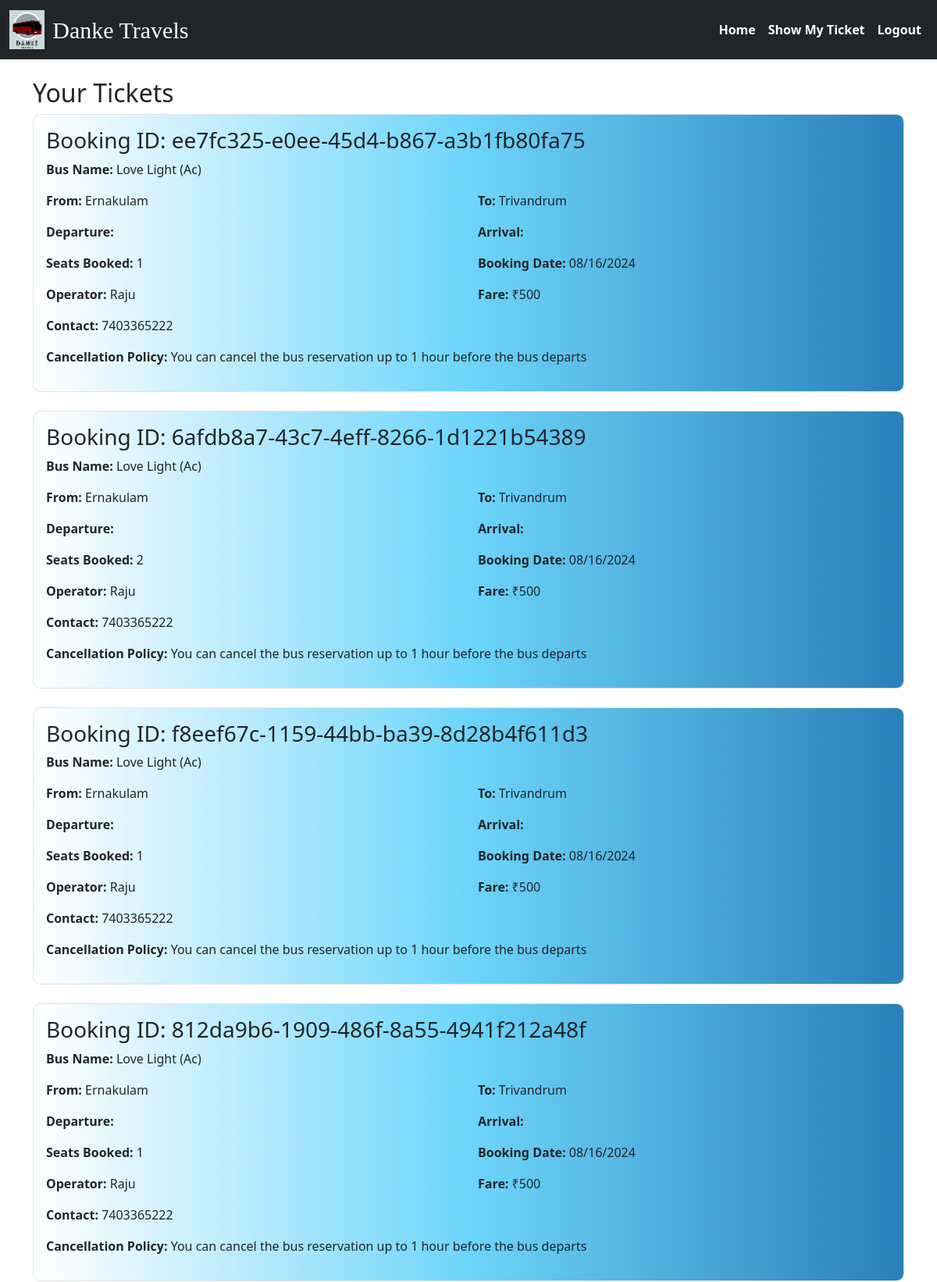
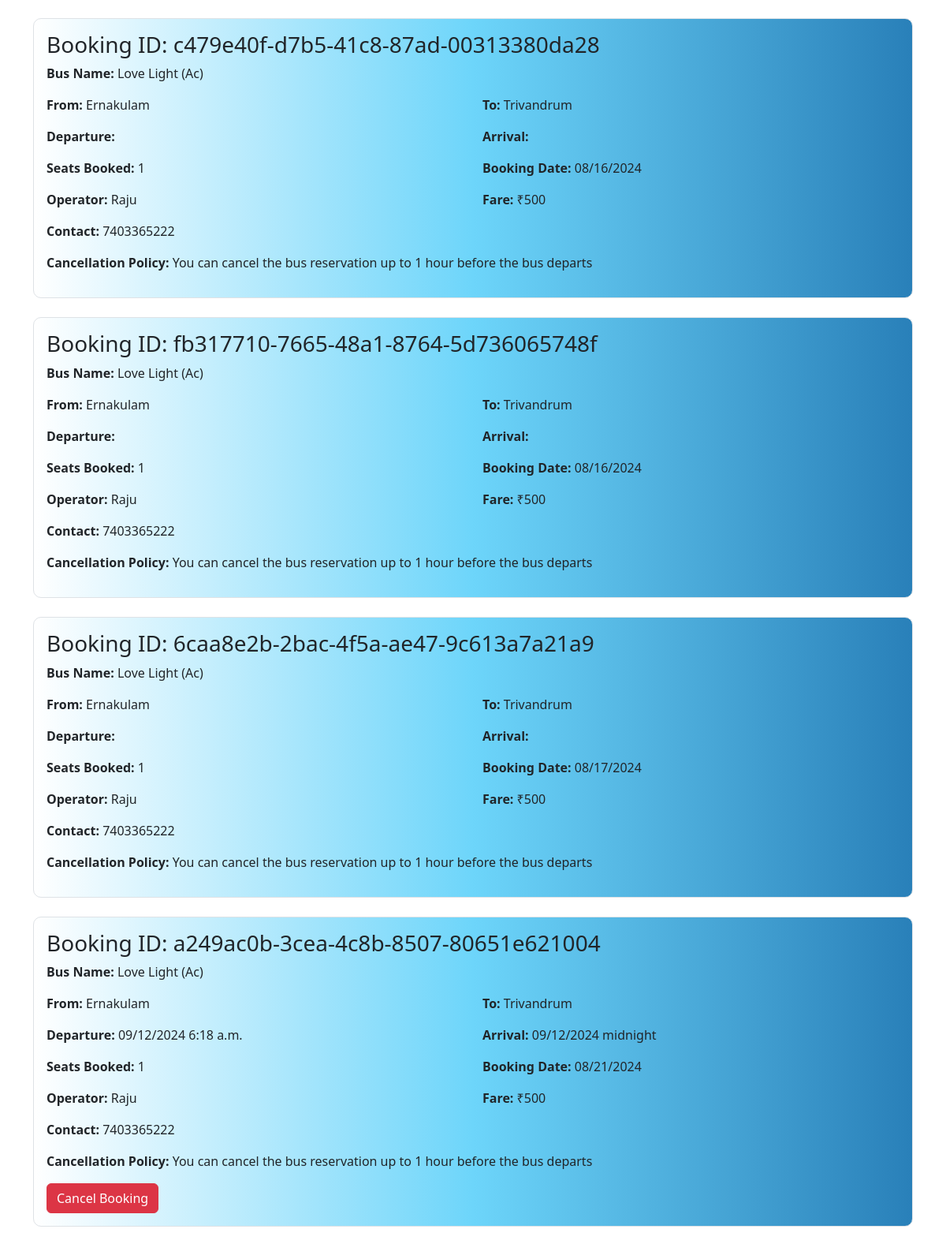
Screenshot of /show-my-ticket/ (signed in, upper part) with the database file from the repository (2 pictures, top to bottom).
### Bus/models.py (models this page shows, shortened)
class Booking(models.Model):
    booking_id = models.UUIDField(primary_key=True, default=uuid.uuid4, editable=False)
    bus = models.ForeignKey(Bus, on_delete=models.CASCADE)
    booking_date = models.DateField()
    seats = models.PositiveIntegerField()
    starting_time = models.DateTimeField(null=True)
    arrival_time = models.DateTimeField(null=True)
    user = models.ForeignKey(CustomUser, on_delete=models.CASCADE)

class Bus(models.Model):
    bus_id = models.UUIDField(primary_key=True, default=uuid.uuid4, editable=False)
    bus_name = models.CharField(max_length=100)
    source = models.ForeignKey(Place, on_delete=models.CASCADE, related_name="source")
    destination = models.ForeignKey(
        Place, on_delete=models.CASCADE, related_name="destination"
    )
    bus_type = models.CharField(max_length=100)
    fare = models.PositiveIntegerField()
    starting_time = models.DateTimeField()
    arrival_time = models.DateTimeField()
    seats = models.PositiveIntegerField()
    is_available = models.BooleanField(default=True)
    bus_Operator = models.ForeignKey(BusOperator, on_delete=models.CASCADE)
    cancel_policy = models.CharField(max_length=100)

class Place(models.Model):
    place_id = models.UUIDField(primary_key=True, default=uuid.uuid4, editable=False)
    place_name = models.CharField(max_length=100)

class BusOperator(models.Model):
    operator_id = models.UUIDField(primary_key=True, default=uuid.uuid4, editable=False)
    operator_name = models.CharField(max_length=100)
    operator_contact = models.PositiveIntegerField()

### Bus/bus.py (the view)
# urls.py: path("show-my-ticket/", show_my_ticket, name="show_my_ticket"),
def show_my_ticket(request):
    user_id = request.session.get("user_id")
    if not user_id:
        return redirect("login")
    ratings_prefetch = Prefetch('rating_set', queryset=Rating.objects.select_related('bus'))
    bookings = Booking.objects.select_related(
        "bus", "bus__source", "bus__destination", "bus__bus_Operator"
    ).prefetch_related(ratings_prefetch).filter(user_id=user_id)
    bookings_array = []
    for booking in bookings:
        if 'rating_set' in booking._prefetched_objects_cache:
            ratings = booking._prefetched_objects_cache['rating_set']
            for rating in ratings:
                booking.rating = rating.rating_value
                booking.review = rating.review
        bookings_array.append(booking)
        now = timezone.now()
        rating_choices = Rating.RATING_CHOICES
    return render(
        request,
        "show_my_ticket.html",
        {"bookings": bookings_array, "now": now, "rating_choices": rating_choices, },
    )

### templates/show_my_ticket.html (shortened to what this page needs)
{% extends 'base.html' %}
{% block content %}
<div class="container mt-4">
    <h2>Your Tickets</h2>
    {% if bookings %}
    {% for booking in bookings %}
    <div class="ticket border p-3 mb-4" style="background: #2980B9;  /* fallback for old browsers */
    background: -webkit-linear-gradient(to right, #FFFFFF, #6DD5FA, #2980B9);  /* Chrome 10-25, Safari 5.1-6 */
    background: linear-gradient(to right, #FFFFFF, #6DD5FA, #2980B9); /* W3C, IE 10+/ Edge, Firefox 16+, Chrome 26+, Opera 12+, Safari 7+ */
    ; border-radius:10px; border-style: solid;">
        <h3>Booking ID: {{ booking.booking_id }}</h3>
        <p><strong>Bus Name:</strong> {{ booking.bus.bus_name }} ({{ booking.bus.bus_type }})</p>
        <div class="row">
            <div class="col-md-6">
                <p><strong>From:</strong> {{ booking.bus.source.place_name }}</p>
            </div>
            <div class="col-md-6">
                <p><strong>To:</strong> {{ booking.bus.destination.place_name }}</p>
            </div>
        </div>
        <div class="row">
            <div class="col-md-6">
                <p><strong>Departure:</strong> {{ booking.starting_time|date:"SHORT_DATETIME_FORMAT" }}</p>
            </div>
            <div class="col-md-6">
                <p><strong>Arrival:</strong> {{ booking.arrival_time|date:"SHORT_DATETIME_FORMAT" }}</p>
            </div>
        </div>
        <div class="row">
            <div class="col-md-6">
                <p><strong>Seats Booked:</strong> {{ booking.seats }}</p>
            </div>
            <div class="col-md-6">
                <p><strong>Booking Date:</strong> {{ booking.booking_date|date:"SHORT_DATE_FORMAT" }}</p>
            </div>
        </div>
        <div class="row">
            <div class="col-md-6">
                <p><strong>Operator:</strong> {{ booking.bus.bus_Operator.operator_name }}</p>
                <p><strong>Contact:</strong> {{ booking.bus.bus_Operator.operator_contact }}</p>
            </div>
            <div class="col-md-6 text-right">
                <p><strong>Fare:</strong> ₹{{ booking.bus.fare }}</p>
            </div>
        </div>
        <p><strong>Cancellation Policy:</strong> {{ booking.bus.cancel_policy }}</p>
        {% if booking.starting_time > now %}
        <form action="{% url 'cancel_booking' booking.booking_id %}" method="post" onsubmit="return confirmCancellation();">
            <button type="submit" class="btn btn-danger">Cancel Booking</button>
        </form>
        {% endif %}
    </div>
    {% endfor %}
    {% else %}
    <p>You have no bookings.</p>
    {% endif %}
</div>
{% endblock %}

### templates/base.html (shortened to what this page needs)
{% load static %}
<!DOCTYPE html>
<html lang="en">
<head>
    <link href="https://cdn.jsdelivr.net/npm/bootstrap@5.3.3/dist/css/bootstrap.min.css" rel="stylesheet">
</head>
<body>
    <header>
        <nav class="navbar navbar-expand-lg navbar-dark bg-dark">
            <div class="container-fluid">
                <a class="navbar-brand" href="{% url 'home' %}" style="font-size: 30px; font-family: 'Brush Script MT', cursive;">
                    <img src="{% static 'images/brs.png' %}" alt="Logo">
                     Danke Travels
                </a>
                <div class="collapse navbar-collapse justify-content-end" id="navbarNavAltMarkup">
                    <div class="navbar-nav">
                        <a class="nav-link active" aria-current="page" href="{% url 'home' %}">Home</a>
                        {% if request.session.user_id %}
                        <a class="nav-link active" href="{% url 'show_my_ticket' %}">Show My Ticket</a>
                        <a class="nav-link active" href="{% url 'logout' %}">Logout</a>
                        {% else %}
                        <a class="nav-link" href="{% url 'login' %}">Login</a>
                        <a class="nav-link" href="{% url 'register' %}">Register</a>
                        {% endif %}
                    </div>
                </div>
                </div>
        </nav>
    </header>
    <main role="main" class="content-wrap container-fluid p-0">
        {% block content %}
        {% endblock %}
    </main>
</body>
</html>

### templates/base.html (style rules this page uses)
body, html { height: 100%; margin: 0; display: flex; flex-direction: column; }
.content-wrap { flex: 1; padding-bottom: 50px; }
.navbar-brand { display: flex; align-items: center; }
.navbar-brand img { margin-right: 10px; height: 50px; }
.navbar-nav .nav-link.active { background-color: transparent; font-weight: bold; }

### rows the page displays
Booking: booking_id "ee7fc325-e0ee-45d4-b867-a3b1fb80fa75", bus.bus_name "Love Light", bus.bus_type "Ac", bus.source.place_name "Ernakulam", bus.destination.place_name "Trivandrum", seats "1", booking_date "08/16/2024", bus.bus_Operator.operator_name "Raju", bus.bus_Operator.operator_contact "7403365222", bus.fare "500", bus.cancel_policy "You can cancel the bus reservation up to 1 hour before the bus departs"
Booking: booking_id "6afdb8a7-43c7-4eff-8266-1d1221b54389", bus.bus_name "Love Light", bus.bus_type "Ac", bus.source.place_name "Ernakulam", bus.destination.place_name "Trivandrum", seats "2", booking_date "08/16/2024", bus.bus_Operator.operator_name "Raju", bus.bus_Operator.operator_contact "7403365222", bus.fare "500", bus.cancel_policy "You can cancel the bus reservation up to 1 hour before the bus departs"
Booking: booking_id "f8eef67c-1159-44bb-ba39-8d28b4f611d3", bus.bus_name "Love Light", bus.bus_type "Ac", bus.source.place_name "Ernakulam", bus.destination.place_name "Trivandrum", seats "1", booking_date "08/16/2024", bus.bus_Operator.operator_name "Raju", bus.bus_Operator.operator_contact "7403365222", bus.fare "500", bus.cancel_policy "You can cancel the bus reservation up to 1 hour before the bus departs"
Booking: booking_id "812da9b6-1909-486f-8a55-4941f212a48f", bus.bus_name "Love Light", bus.bus_type "Ac", bus.source.place_name "Ernakulam", bus.destination.place_name "Trivandrum", seats "1", booking_date "08/16/2024", bus.bus_Operator.operator_name "Raju", bus.bus_Operator.operator_contact "7403365222", bus.fare "500", bus.cancel_policy "You can cancel the bus reservation up to 1 hour before the bus departs"
Booking: booking_id "c479e40f-d7b5-41c8-87ad-00313380da28", bus.bus_name "Love Light", bus.bus_type "Ac", bus.source.place_name "Ernakulam", bus.destination.place_name "Trivandrum", seats "1", booking_date "08/16/2024", bus.bus_Operator.operator_name "Raju", bus.bus_Operator.operator_contact "7403365222", bus.fare "500", bus.cancel_policy "You can cancel the bus reservation up to 1 hour before the bus departs"
Booking: booking_id "fb317710-7665-48a1-8764-5d736065748f", bus.bus_name "Love Light", bus.bus_type "Ac", bus.source.place_name "Ernakulam", bus.destination.place_name "Trivandrum", seats "1", booking_date "08/16/2024", bus.bus_Operator.operator_name "Raju", bus.bus_Operator.operator_contact "7403365222", bus.fare "500", bus.cancel_policy "You can cancel the bus reservation up to 1 hour before the bus departs"
Booking: booking_id "6caa8e2b-2bac-4f5a-ae47-9c613a7a21a9", bus.bus_name "Love Light", bus.bus_type "Ac", bus.source.place_name "Ernakulam", bus.destination.place_name "Trivandrum", seats "1", booking_date "08/17/2024", bus.bus_Operator.operator_name "Raju", bus.bus_Operator.operator_contact "7403365222", bus.fare "500", bus.cancel_policy "You can cancel the bus reservation up to 1 hour before the bus departs"
Booking: booking_id "a249ac0b-3cea-4c8b-8507-80651e621004", bus.bus_name "Love Light", bus.bus_type "Ac", bus.source.place_name "Ernakulam", bus.destination.place_name "Trivandrum", starting_time "09/12/2024 6:18 a.m.", arrival_time "09/12/2024 midnight", seats "1", booking_date "08/21/2024", bus.bus_Operator.operator_name "Raju", bus.bus_Operator.operator_contact "7403365222", bus.fare "500", bus.cancel_policy "You can cancel the bus reservation up to 1 hour before the bus departs", shows "Cancel Booking"
